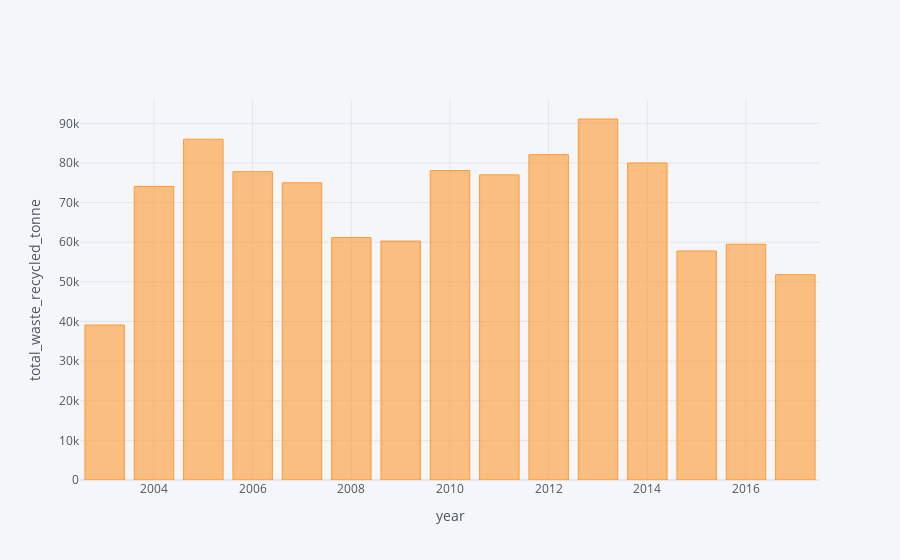

The code cell stored with this chart in its notebook:
### Code cell
plastic.iplot(x = 'year', y = 'total_waste_recycled_tonne', kind= 'bar', xTitle = 'year' , yTitle= 'total_waste_recycled_tonne')

### Figure 1 — Plotly figure (JSON) as saved in the notebook; plotly's stock layout.template omitted (floating-point values rounded to 4 significant figures)
{"data": [{"marker": {"color": "rgba(255, 153, 51, 0.6)", "line": {"color": "rgba(255, 153, 51, 1.0)", "width": 1}}, "name": "total_waste_recycled_tonne", "orientation": "v", "text": "", "type": "bar", "x": [2016, 2015, 2014, 2013, 2012, 2011, 2010, 2009, 2008, 2007, 2006, 2005, 2004, 2003, 2017], "y": [59500, 57800, 80000, 91100, 82100, 77000, 78100, 60300, 61200, 75000, 77800, 86000, 74100, 39100, 51800]}], "layout": {"legend": {"bgcolor": "#F5F6F9", "font": {"color": "#4D5663"}}, "paper_bgcolor": "#F5F6F9", "plot_bgcolor": "#F5F6F9", "title": {"font": {"color": "#4D5663"}}, "xaxis": {"gridcolor": "#E1E5ED", "showgrid": true, "tickfont": {"color": "#4D5663"}, "title": {"font": {"color": "#4D5663"}, "text": "year"}, "zerolinecolor": "#E1E5ED"}, "yaxis": {"gridcolor": "#E1E5ED", "showgrid": true, "tickfont": {"color": "#4D5663"}, "title": {"font": {"color": "#4D5663"}, "text": "total_waste_recycled_tonne"}, "zerolinecolor": "#E1E5ED"}}}
